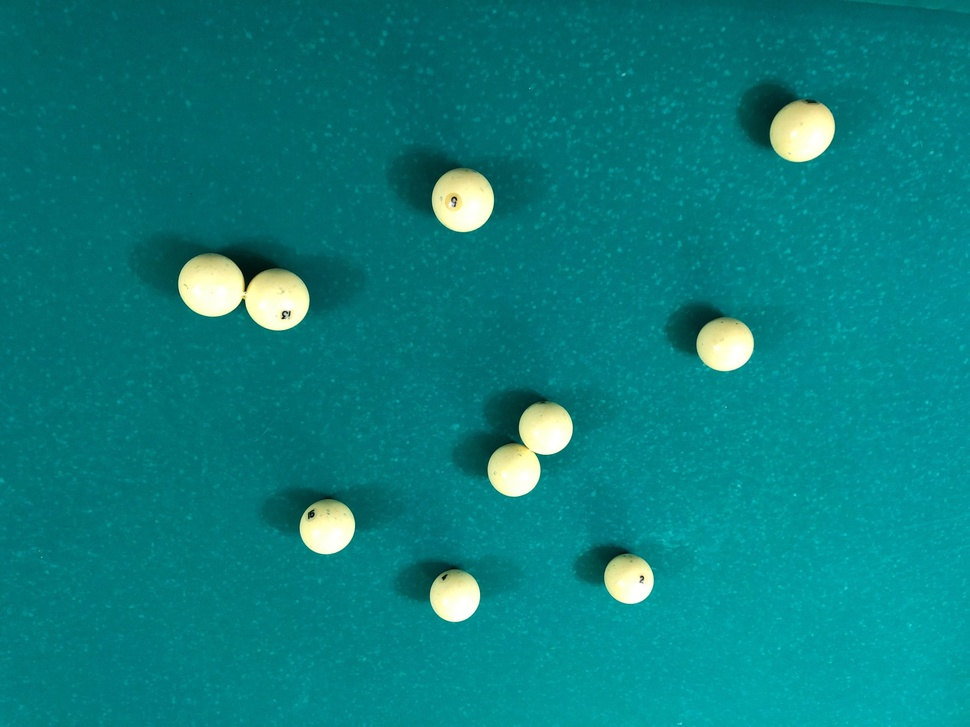
#> input picture cv-basics/whiteballssample.jpg, 970 x 727 px, shrunk from 2016 x 1512 before the run
$ jupyter execute Task1.ipynb
#> lines starting #> are read from the running program, lines starting #| are printed output that depends on the picture; after the words box and inside, x2 and y2 are one past the last pixel; in counts of white or black regions, pixels touching at a corner belong together; long printed decimals are rounded
[cell 1]
import numpy as np
import cv2
from IPython.display import Image

## Original image

[cell 2]
original_image_name = 'whiteballssample.jpg'
Image(original_image_name)

## Задача

- Реализовать алгоритм, автоматически считающий количество шаров на изображении
- Для этого выбрать порог и бинаризовать изображение
- Применить морфологические операции для удаления шума и “разлипания” шаров
- В заключение посчитать средний радиус шаров (в пикселях) и дисперсию этой величины

## Решение

[cell 3]
def generate_filter(size):
    return np.array([[1 if pow((size // 2 - i) ** 2 + (size // 2 - j) ** 2, 1 / 2) < size // 2 else 0 for j in range(size)] for i in range(size)], dtype=np.uint8)

grayscale_image = cv2.imread(original_image_name, cv2.IMREAD_GRAYSCALE)
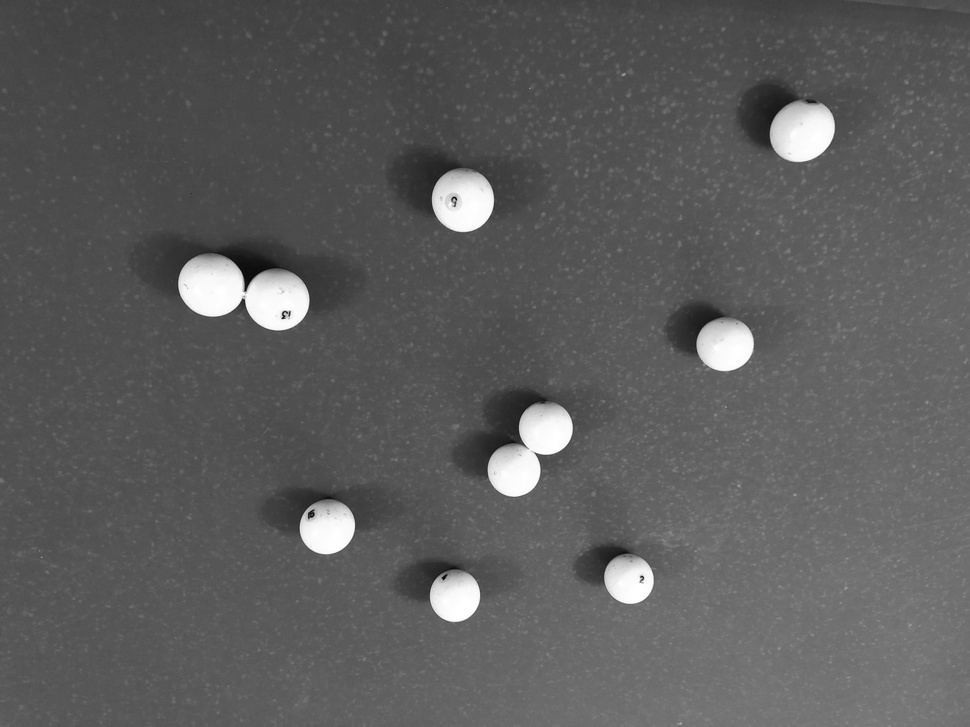
#> grayscale_image: shape (727, 970); min 1, max 255, mean 92.4

threshold = int(1.5 * np.median(grayscale_image))
#> threshold = 129
binary_image = cv2.threshold(grayscale_image, threshold, 255, cv2.THRESH_BINARY)[1]
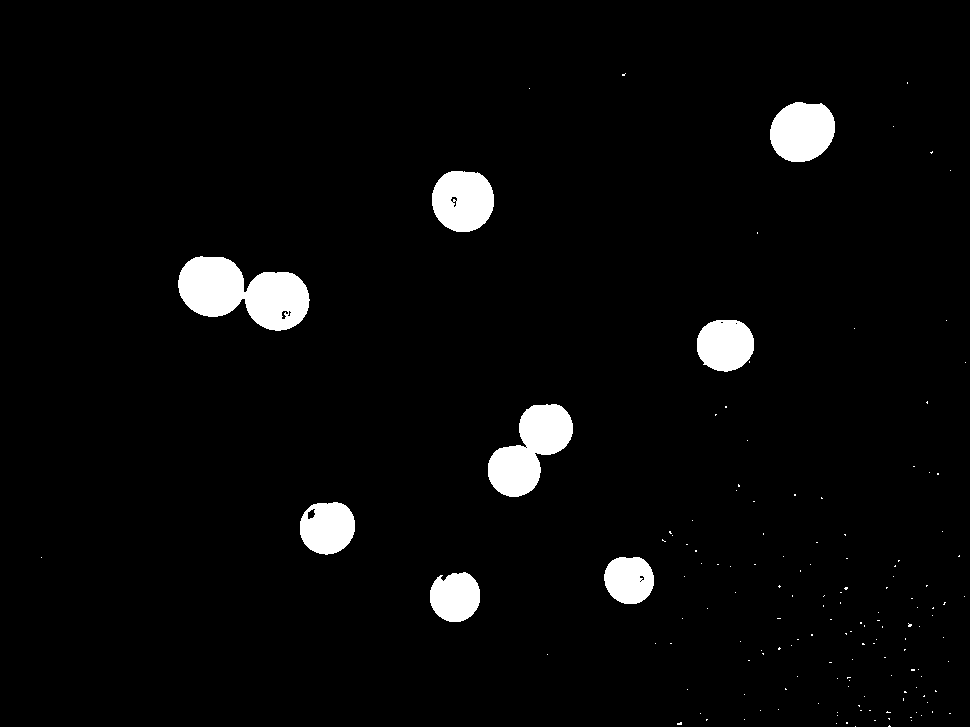
#> binary_image: shape (727, 970); 3.6% white; 149 white regions (141 under 20 px), largest, box (x1, y1, x2, y2) and area: (178, 256, 310, 331) 6266, (488, 404, 573, 497) 4389, (770, 102, 835, 162) 3100
binary_image = cv2.erode(binary_image, generate_filter(25))
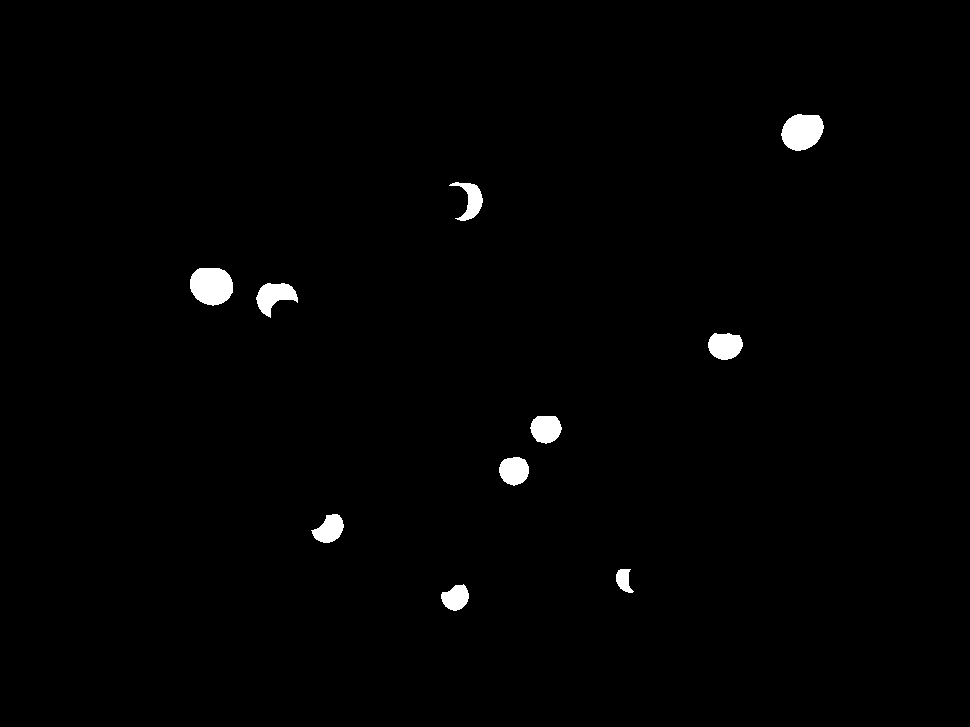
#> binary_image: shape (727, 970); 1.1% white; 10 white regions, largest, box (x1, y1, x2, y2) and area: (190, 268, 233, 306) 1317, (781, 114, 824, 151) 1217, (256, 283, 298, 318) 801
binary_image = cv2.dilate(binary_image, generate_filter(17))
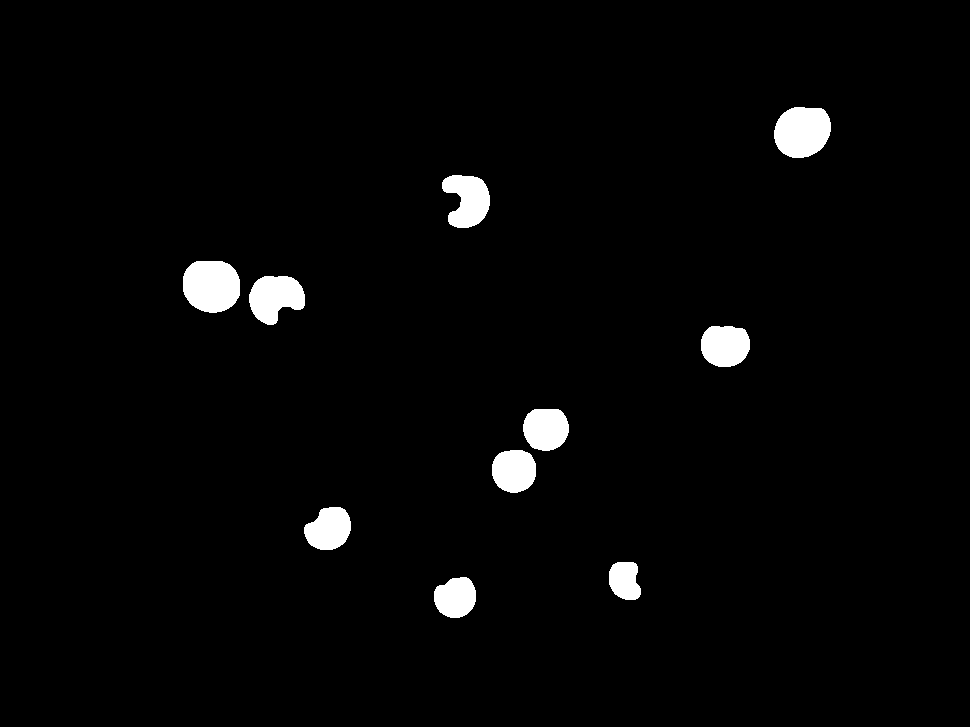
#> binary_image: shape (727, 970); 2.4% white; 10 white regions

contours, hierarchy = cv2.findContours(binary_image, cv2.RETR_TREE, cv2.CHAIN_APPROX_NONE)
#> contours = 10 contours; largest, box (x1, y1, x2, y2) and area: (183, 261, 240, 313) 2386, (774, 107, 831, 158) 2266, (249, 276, 305, 325) 1866, (442, 175, 490, 228) 1704, (701, 326, 750, 367) 1610
hierarchy = hierarchy.reshape(hierarchy.shape[1:])

# Remove contours inside balls
outer_contours = []
for i, h in enumerate(hierarchy):
    if h[3] == -1:
        outer_contours.append(contours[i])
#> this loop made 10 passes
#> h on passes 1 to 10: [1, -1, -1, -1], [2, 0, -1, -1], [3, 1, -1, -1], [4, 2, -1, -1], [5, 3, -1, -1], [6, 4, -1, -1], [7, 5, -1, -1], [8, 6, -1, -1], [9, 7, -1, -1], [-1, 8, -1, -1]
#> after the loop, outer_contours has the same summary as contours

print('Balls number:', len(outer_contours))
#| Balls number: 10

radiuses = []
for contour in outer_contours:
    center = contour.mean(axis=0)
    radius = (((contour - center) ** 2).sum(axis=2) ** 0.5).mean(axis=0)
    radiuses.append(radius)
#> this loop made 10 passes
#> (center, radius) on passes 1 to 10: ([[455, 596.8]], [20.33]), ([[624.9, 579.9]], [17.31]), ([[328.2, 528.2]], [21.61]), ([[513.7, 470.1]], [21.75]), ([[545.4, 428.2]], [21.99]), ([[724.9, 344.8]], [22.64]), ([[276, 298.1]], [24.2]), ([[211, 285.3]], [27.54]), ([[464.9, 199.5]], [22.91]), ([[802.1, 130.8]], [26.9])
#> after the loop, radiuses = [[20.33], [17.31], [21.61], [21.75], [21.99], [22.64], [24.2], [27.54], [22.91], [26.9]]
radiuses = np.array(radiuses)
#> radiuses = [20.33, 17.31, 21.61, 21.75, 21.99, 22.64, 24.2, 27.54, 22.91, 26.9]

print('Mean of ball radius:', radiuses.mean())
#| Mean of ball radius: 22.717
print('Variance of ball radius:', radiuses.std() ** 2)
#| Variance of ball radius: 8.061
